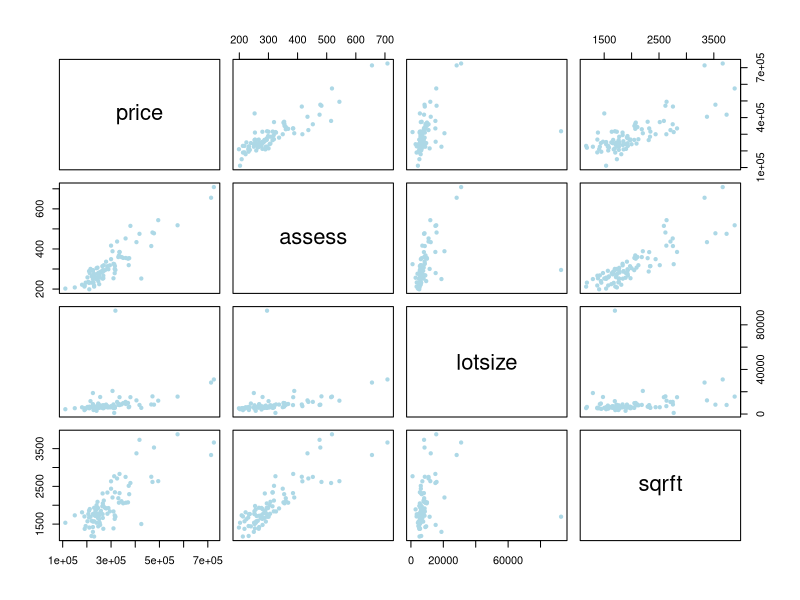
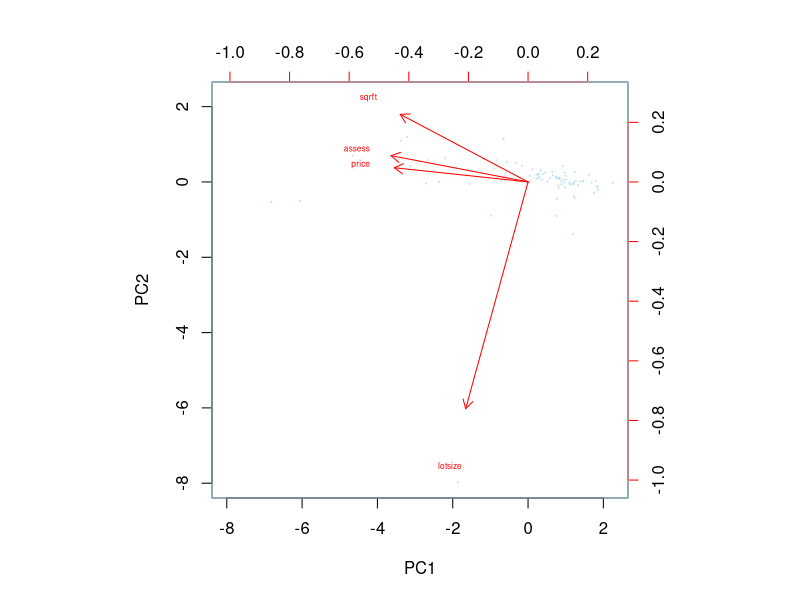
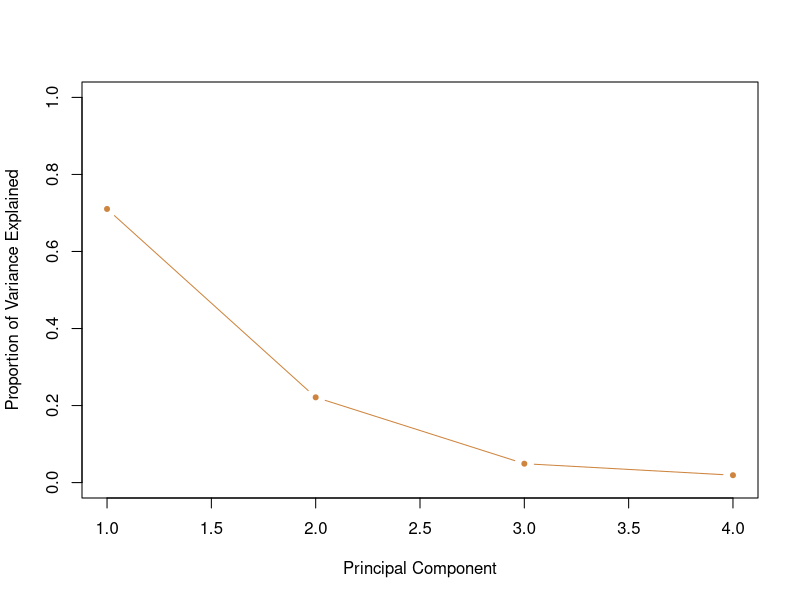
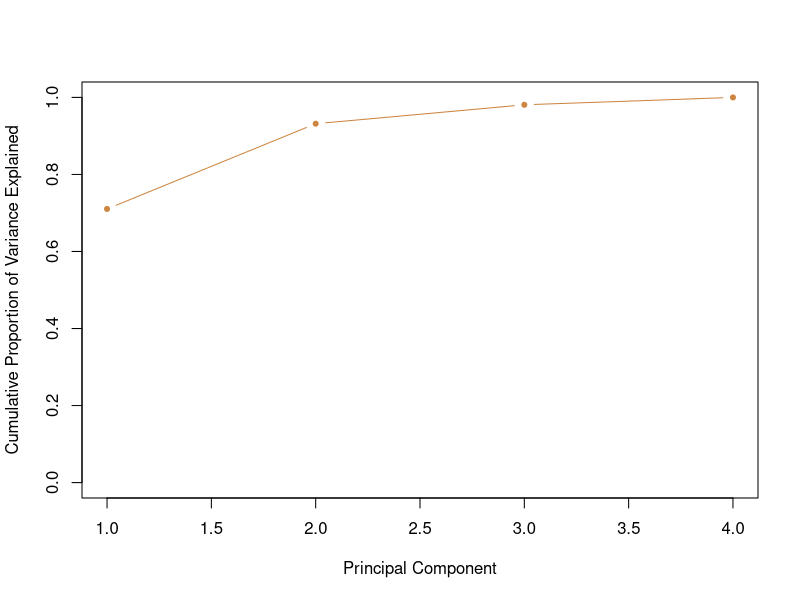

These figures' R source, in order:
## ---- chunk 1
data=read.csv("housepriceall.csv",header=TRUE)
attach(data)
## ---- chunk 2
plot(data, pch=20, col="lightblue")
cor(data)
## ---- chunk 3
apply(data, 2, mean)
apply(data, 2, sd)
## ---- chunk 4
pr.out<-prcomp(data, scale=TRUE)
## ---- chunk 5
pr.out$center
pr.out$scale
pr.out$rotation
dim(pr.out$x)
## ---- chunk 6
biplot(pr.out, scale=0, cex=0.5, xlabs=rep("*", length(price)),
       col=c("lightblue", "red"))
## ---- chunk 7
#transforming standard deviations to variances
pr.var=pr.out$sdev^2
#pr.var
#proportion of variance explained
pve=pr.var/sum(pr.var)
#pve
#plots
plot(pve,xlab="Principal Component", 
     ylab="Proportion of Variance Explained", col="peru", 
     pch=20, ylim=c(0,1),type='b')
plot(cumsum(pve),xlab="Principal Component", 
     ylab="Cumulative Proportion of Variance Explained", 
     col="peru", pch=20, ylim=c(0,1),type='b')
